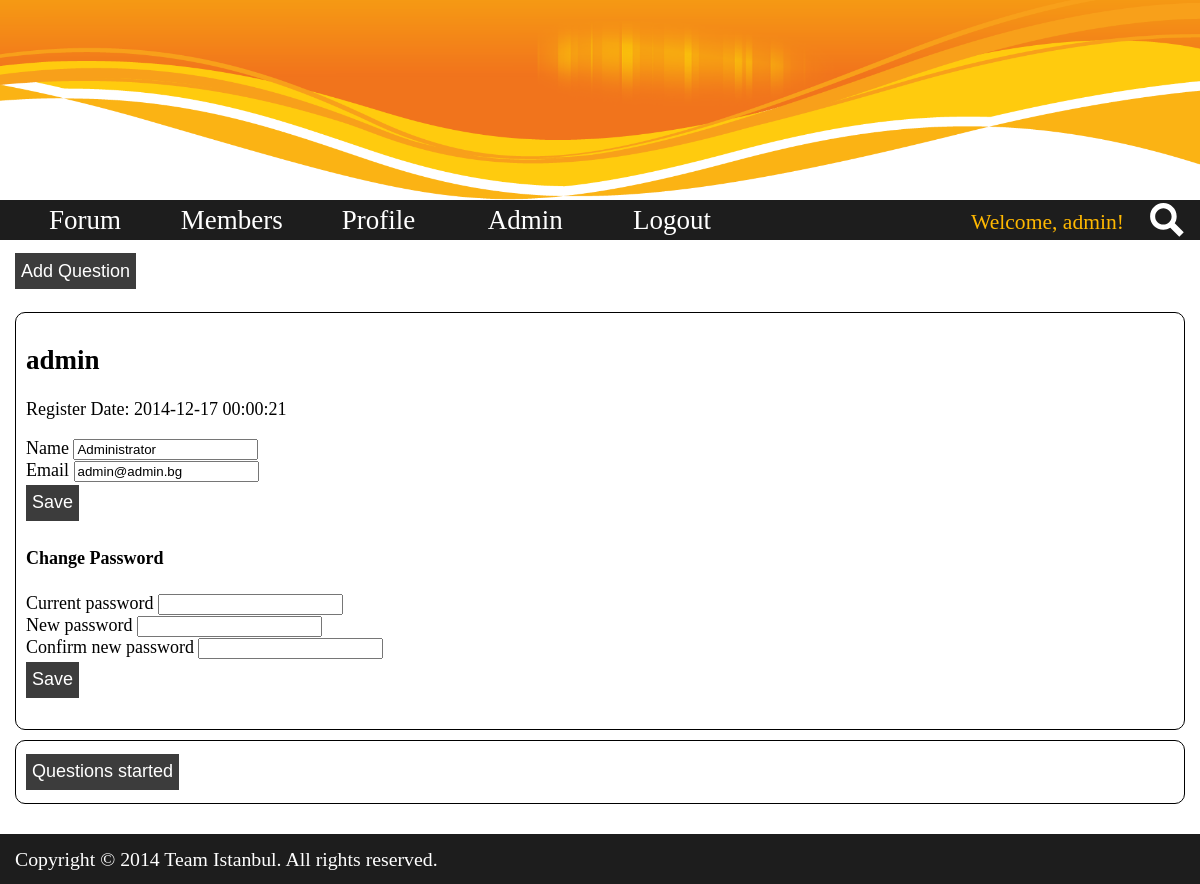
/profile.php?mid=12 (signed in), run on the app's committed database.
### tables this page shows
CREATE TABLE IF NOT EXISTS `users` (
`id` int(5) NOT NULL,
  `username` varchar(255) NOT NULL,
  `name` varchar(255) NOT NULL,
  `password` varchar(255) NOT NULL,
  `email` varchar(255) NOT NULL,
  `role_id` int(1) NOT NULL DEFAULT '3',
  `register_date` datetime NOT NULL
);

### views/layouts/default.php (called while the page is built)
<?php include DX_ROOT_DIR . 'views/elements/header.php'; ?>
<?php include $template_file; ?>
<?php include DX_ROOT_DIR . 'views/elements/footer.php'; ?>

### profile.php (called while the page is built, shortened)
<?php
include_once 'lib/database.php';
include_once 'lib/auth.php';
include_once 'models/master.php';
$user_model = new \Models\User_Model();
if (isset($_GET['mid'])) {
    $mid = $_GET['mid'];
} else {
    header('Location: ' . DX_ROOT_URL);
    exit;
}
$member = $user_model->get($mid);
$template_file = 'views/profile.php';
include 'views/layouts/default.php';

### models/master.php (called while the page is built, shortened)
<?php
class Master_Model {
	protected $table;
	protected $dbconn;
	public function __construct( $args = array() ) {
		$args = array_merge( array(
			'where' => '',
			'columns' => '*',
			'limit' => 0
		), $args );
		extract( $args );
		$this->table = $table;
		$db = \Lib\Database::get_instance();
		$this->dbconn = $db::get_db();
		$this->dbconn->query("SET NAMES utf8");
	}
	public function get( $id ) {
		$results = $this->find( array( 'where' => 'id = ' .$id ) );
		return $results;
	}
	public function find( $args = array() ) {
		$args = array_merge( array(
			'table' => $this->table,
			'where' => '',
			'columns' => '*',
			'limit' => 0
		), $args );
		extract( $args );
		$query = "select {$columns} from {$table}";
		if( ! empty( $where ) ) {
			$query .= ' where ' . $where;
		}
		$result_set = $this->dbconn->query( $query );
		$results = $this->process_results( $result_set );
		return $results;
	}
	protected function process_results( $result_set ) {
		$results = array();
		if( ! empty( $result_set ) && $result_set->num_rows > 0) {
			while($row = $result_set->fetch_assoc()) {
				$results[] = $row;
			}
		}
		return $results;
	}
}

### lib/auth.php (called while the page is built, shortened)
<?php
class Auth {
	public static function get_instance() {
		static $instance = null;
		if ( null === $instance ) {
			$instance = new static();
		}
		return $instance;
	}
	public function get_logged_user() {
		return array(
            'username' => $_SESSION['username'],
            'user_id' => $_SESSION['user_id'],
            'role_id' => $_SESSION['role_id']
		);
	}
}

### lib/database.php (called while the page is built, shortened)
<?php
class Database {
	private static $db = null;
	private function __construct() {
		$host = DB_HOST;
		$username = DB_USERNAME;
		$password = DB_PASSWORD;
		$database = DB_DATABASE;
		$db = new \mysqli( $host, $username, $password, $database );
		self::$db = $db;
	}
	public static function get_instance() {
		static $instance = null;
		if( null === $instance ) {
			$instance = new static();
		}
		return $instance;
	}
	public static function get_db() {
		return self::$db;
	}
}

### views/profile.php (the view, shortened to what this page needs)
<?php
$loggedUser = \Lib\Auth::get_instance()->get_logged_user();
if ( ! empty($loggedUser)  ) : ?>
    <section class="profile">
        <h1><?php echo htmlentities($member[0]['username']); ?></h1>
        <p>Register Date: <?php echo htmlentities($member[0]['register_date']); ?></p>
        <?php if ($loggedUser['username'] == $member[0]['username']) :?>
            <form action="" method="post" >
                <div>
                    Name
                    <input type="text" name="name" value="<?php echo htmlentities($member[0]['name']); ?>"/>
                </div>
                <div>
                    Email
                    <input type="email" name="email" value="<?php echo htmlentities($member[0]['email']); ?>"/>
                </div>
                <input type="submit" class="button save" name="profile-other" value="Save"/>
            </form>
            <form action="" method="post">
                <h4>Change Password</h4>
                <div>
                    Current password
                    <input type="password" name="curr-password" value="" />
                </div>
                <div>
                    New password
                    <input type="password" name="password" value="" />
                </div>
                <div>
                    Confirm new password
                    <input type="password" name="confirm-pass" value="" />
                </div>
                <input type="submit" class="button save" name="change-password" value="Save"/>
            </form>
        <?php else: ?>
            <p>name: <?php echo htmlentities($member[0]['name']); ?></p>
            <p>email: <a href="mailto:<?php echo htmlentities($member[0]['email']); ?> "><?php echo htmlentities($member[0]['email']); ?></a></p>
        <?php endif ?>
    </section>
    <section id="profile-questions">
        <input type="button" id="questions-button" class="button" value="Questions started">
    </section>
<?php else: ?>
    <p>You have to log in to see this page.</p>
<?php endif; ?>

### styles/style.css (style rules this page uses)
* { box-sizing: border-box; }
html { overflow-y: scroll; }
body { font-size: 18px; width: 100%; margin: 0 auto; }
p { text-align: justify; }
.button { display: inline-block; background: #3C3C3C; color: #fff; font-size: 1em; border: none; height: 2em; outline: none; cursor: pointer; margin: 3px 0; }
.profile, #profile-questions { border: 1px solid #000; border-radius: 10px; padding: 10px; margin-bottom: 10px; }

### data on the page
users: username "admin", register_date "2014-12-17 00:00:21", name "Administrator", email "admin@admin.bg"

### other printed values
$loggedUser['username'] "admin"
